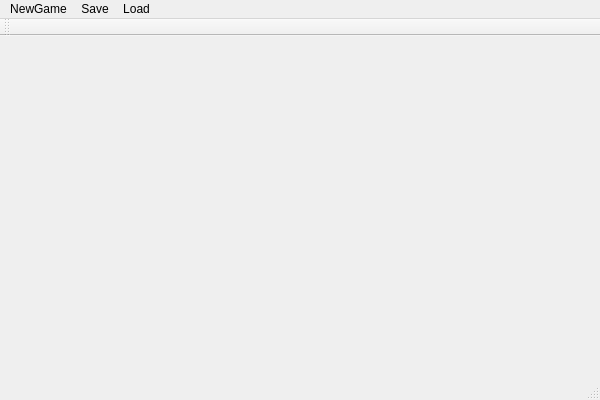
<?xml version="1.0" encoding="UTF-8"?>
<ui version="4.0">
 <class>Sudoku_GUIClass</class>
 <widget class="QMainWindow" name="Sudoku_GUIClass">
  <property name="geometry">
   <rect>
    <x>0</x>
    <y>0</y>
    <width>600</width>
    <height>400</height>
   </rect>
  </property>
  <property name="windowTitle">
   <string>Sudoku_GUI</string>
  </property>
  <widget class="QWidget" name="centralWidget"/>
  <widget class="QMenuBar" name="menuBar">
   <property name="geometry">
    <rect>
     <x>0</x>
     <y>0</y>
     <width>600</width>
     <height>30</height>
    </rect>
   </property>
   <widget class="QMenu" name="menuNewGame">
    <property name="title">
     <string>NewGame</string>
    </property>
   </widget>
   <widget class="QMenu" name="menuSave">
    <property name="title">
     <string>Save</string>
    </property>
   </widget>
   <widget class="QMenu" name="menuLoad">
    <property name="title">
     <string>Load</string>
    </property>
   </widget>
   <addaction name="menuNewGame"/>
   <addaction name="menuSave"/>
   <addaction name="menuLoad"/>
  </widget>
  <widget class="QToolBar" name="mainToolBar">
   <attribute name="toolBarArea">
    <enum>TopToolBarArea</enum>
   </attribute>
   <attribute name="toolBarBreak">
    <bool>false</bool>
   </attribute>
  </widget>
  <widget class="QStatusBar" name="statusBar"/>
 </widget>
 <layoutdefault spacing="6" margin="11"/>
 <resources>
  <include location="Sudoku_GUI.qrc"/>
 </resources>
 <connections/>
</ui>
